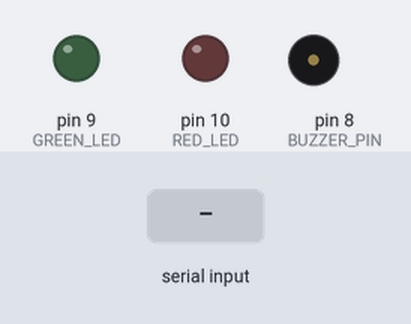
Bench run of a sketch on a simulated Arduino Uno, built with avr-gcc and run on an emulated ATmega328P. On the bench: output pins drawn as LEDs (lit = HIGH), buzzer (waves = sounding). Inputs (shaded band) come from the test bench.

Above: at 1.2 s.
1.3 s: "no_mask\n" received over Serial
At 1.55 s:
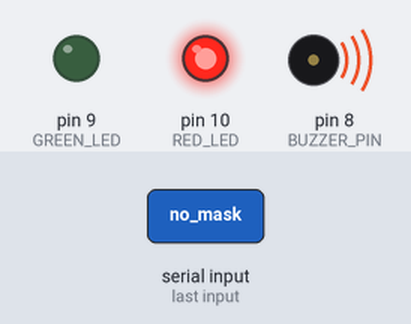
At 1.95 s:
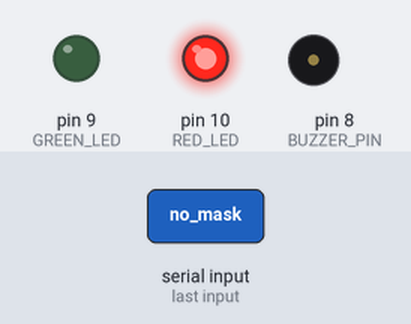
3.6 s: "mask\n" received over Serial
At 3.85 s:
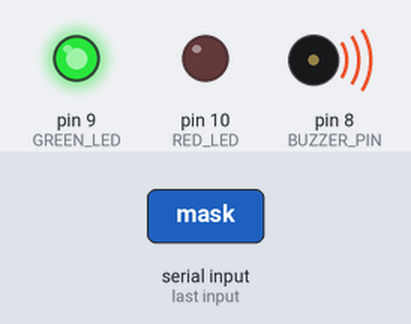
Timing chart, 0 to 6.6 s (numbered marks = the images above; inputs shaded):
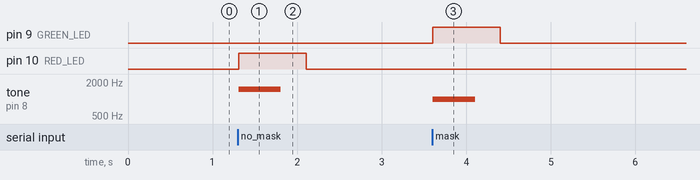

Measured:
- after the input at 1.3 s, pin 10 (RED_LED): LOW → HIGH at once, → LOW 0.80 s later; tone on pin 8 (BUZZER_PIN): silent → 1500 Hz at once, → silent 0.50 s later
- after the input at 3.6 s, pin 9 (GREEN_LED): LOW → HIGH at once, → LOW 0.80 s later; tone on pin 8 (BUZZER_PIN): silent → 1000 Hz at once, → silent 0.50 s later

The sketch:

Arduino_Code.ino
```cpp
int GREEN_LED = 9;
int RED_LED = 10;
int BUZZER_PIN = 8;

void setup() {
  pinMode(GREEN_LED, OUTPUT);
  pinMode(RED_LED, OUTPUT);
  pinMode(BUZZER_PIN, OUTPUT);
  Serial.begin(9600);
}
void loop() {
  if (Serial.available() > 0) {
    String input = Serial.readStringUntil('\n');

    if (input.equals("no_mask"))
    {
            // Person is not wearing a mask
      digitalWrite(GREEN_LED, LOW);
      digitalWrite(RED_LED, HIGH);
      tone(BUZZER_PIN, 1500, 500);  // Play a 1500 Hz tone for 500 milliseconds
      delay(800);  // Add a delay to control the sound duration
      noTone(BUZZER_PIN); // Play the warning sound
      digitalWrite(RED_LED, LOW);

    }
    else if (input.equals("mask")) {
      // Person is wearing a mask
      digitalWrite(GREEN_LED, HIGH);
      digitalWrite(RED_LED, LOW);
      tone(BUZZER_PIN, 1000, 500);  // Play a 1000 Hz tone for 500 milliseconds
      delay(800);  // Add a delay to control the sound duration
      noTone(BUZZER_PIN);  // Turn off the buzzer
      digitalWrite(GREEN_LED, LOW);
    }

  }
}
```
